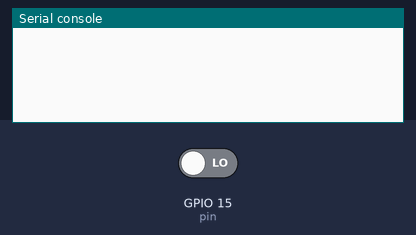
A program run on a simulated ESP8266 board running MicroPython. Parts: the last lines printed to the serial console. Inputs (shaded band) come from the test bench; at power-on: GPIO 15 (pin) LOW.

Above: at 1.2 s.
1.3 s: GPIO 15 (pin) driven HIGH
At 1.7 s:
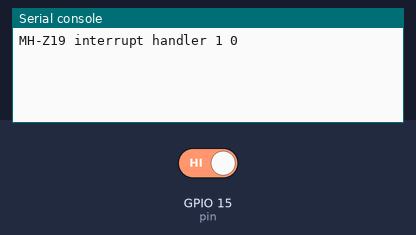
2.8 s: GPIO 15 (pin) driven LOW
At 4.0 s:
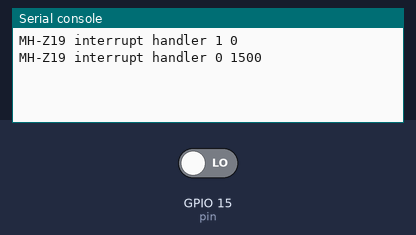
4.3 s: GPIO 15 (pin) driven HIGH
At 5.2 s:
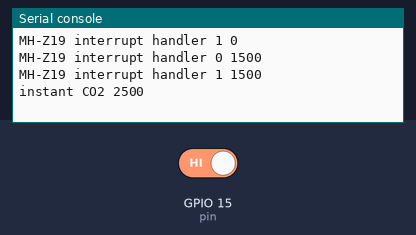

The program:

mhz19.py
```python
from wemos import D8
from machine import Pin
import time


class MHZ19:
    def __init__(self):
        self.pin = Pin(D8, Pin.IN)
        self.lastTimestamp = None
        self.lowDuration = None
        self.highDuration = None
        self.latestMeasurements = []

    def start(self):
        self.pin.irq(trigger=Pin.IRQ_RISING | Pin.IRQ_FALLING, handler=self.callback)

    def callback(self, p):
        now = time.ticks_ms()
        if (self.lastTimestamp):
            duration = time.ticks_diff(time.ticks_ms(), self.lastTimestamp)
        else:
            duration = 0
        value = p.value()
        print('MH-Z19 interrupt handler', value, duration)
        self.lastTimestamp = now

        if value:
            self.lowDuration = duration
            if self.lowDuration and self.highDuration:
                co2 = self.calculateCo2Ppm(self.highDuration, self.lowDuration)
                print("instant CO2", co2)
                self.latestMeasurements.append(co2)
                if len(self.latestMeasurements) > 100:
                    self.latestMeasurements.pop(0)
        else:
            self.highDuration = duration
        self.lastTimestamp = now

    def calculateCo2Ppm(self, highDuration, lowDuration):
        return int(5000.0 * (1002.0 * highDuration - 2.0 * lowDuration) / 1000.0 / (highDuration + lowDuration))

    def getCo2(self):
        # get a median of the latest CO2 readings
        measurements = self.latestMeasurements
        self.latestMeasurements = []
        if len(measurements):
            measurements.sort()
            medianCo2 = measurements[len(measurements) // 2]
            print("CO2 median", medianCo2)
            return medianCo2
        else:
            print("WARN: no CO2 measurements found")
            return None


if __name__ == '__main__':
    mhz19 = MHZ19()
    mhz19.start()
    time.sleep(10)
    print('Median CO2', mhz19.getCo2())
```

wemos.py
```python
# pin mapping for WeMos D1 mini

D0 = 16  # GPIO
D1 = 5  # GPIO, I2C SCL
D2 = 4  # GPIO, I2C SDA
D3 = 0  # GPIO
D4 = 2  # GPIO
D5 = 14  # GPIO, SPI SCK (Serial Clock)
D6 = 12  # GPIO, SPI MISO (Master in, Slave out)
D7 = 13  # GPIO, SPI MOSI (Master out, Slave in)
D8 = 15  # GPIO, SPI SS (Slave select

# A0 = A0 # Analog in, via ADC

RX = 3  # Receive
TX = 1  # Transmit
```

Measured:
- after the input at 1.3 s, the serial console: prints a new line at once (image 1)
- after the input at 2.8 s, the serial console: prints a new line at once (image 2)
- after the input at 4.3 s, the serial console: prints a new line at once (image 3)
